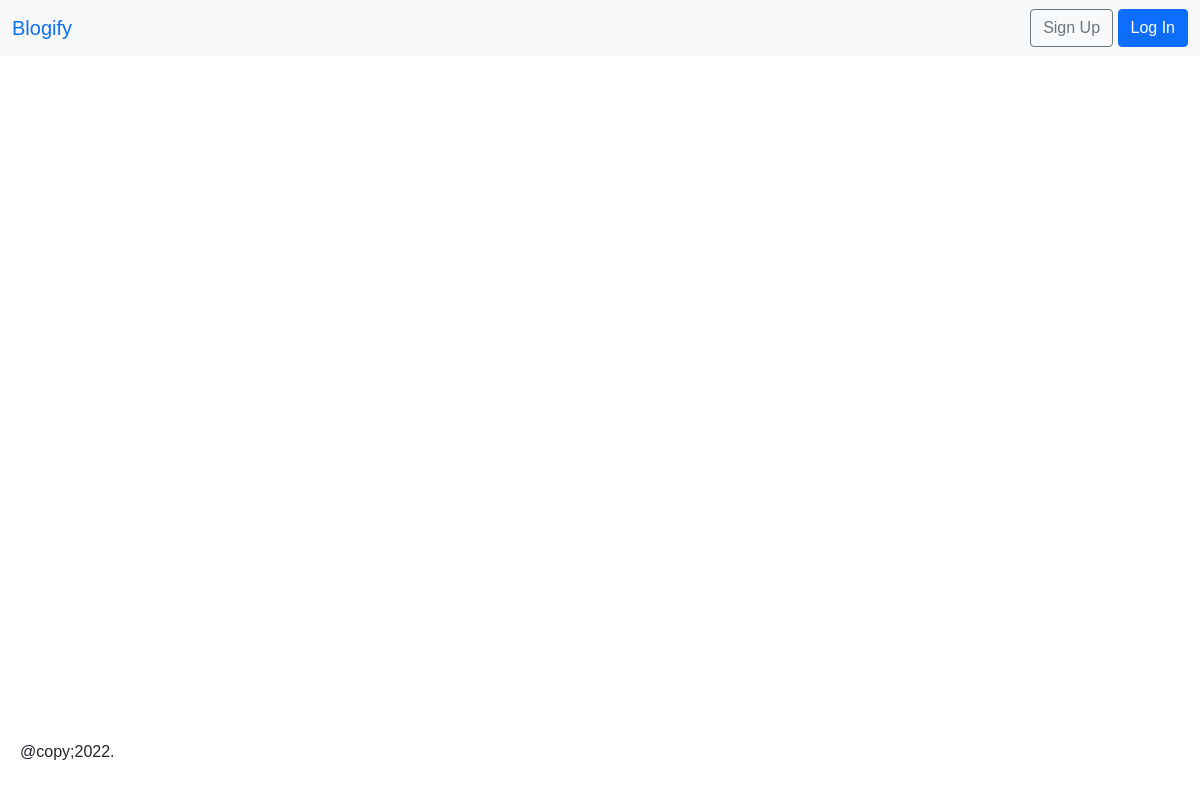
The app's page /posts/, older data.
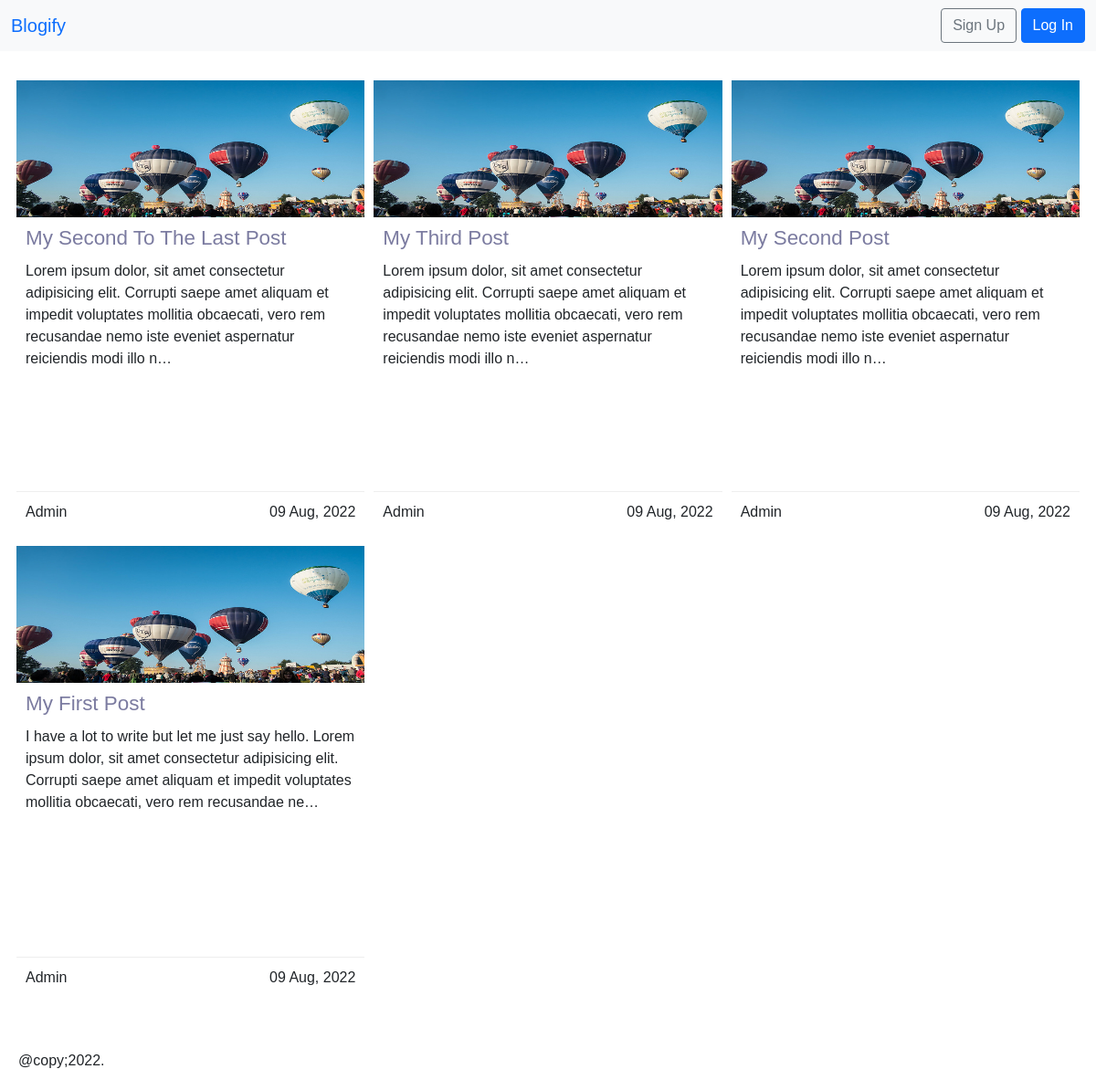
The same page, newer data.
### posts/models.py (models this page shows, shortened)
class Post(models.Model):
    STATUS_CHOICES = (
        ('draft', 'Draft'),
        ('published', 'Published'),
    )
    title = models.CharField(max_length=255)
    author = models.ForeignKey(
        get_user_model(),
        on_delete = models.CASCADE,
        related_name = 'posts'
    )
    body = models.TextField()
    publish = models.DateTimeField(default=timezone.now)
    created = models.DateTimeField(auto_now_add=True)
    updated = models.DateTimeField(auto_now=True)
    status = models.CharField(
        max_length=10,
        choices=STATUS_CHOICES,
        default='draft'
    )
    slug = models.SlugField(
        max_length=255,
        blank=True,
        null= True
    )
    class Meta:
        ordering = ('-publish',)

### users/models.py (models this page shows)
class CustomUser(AbstractUser):
    pass

### posts/views.py (the view)
# urls.py: path('', PostListView.as_view(), name='post_list'),
class PostListView(ListView):
    model = Post
    template_name = 'blog/post_list.html'
    context_object_name = 'posts'
    paginate_by = 9
    def get_queryset(self):
        return Post.objects.filter(status='published')

### templates/blog/post_list.html (shortened to what this page needs)
{% extends '_base.html' %}
{% block content %}
    <section class="post-cards">
        {% for post in posts %}
            <div class="post-card">
                <div class="post-card-header">
                    <img src="../../static/assets/balloons.jpg" alt="" />
                </div>
                <div class="post-card-content">
                    <h4><a href="{% url 'post_detail' pk=post.pk %}">{{ post.title|title }}</a></h4>
                    <p>{{ post.body|truncatechars:200 }}</p>
                </div>
                <div class="post-card-footer">
                    <p>{{ post.author.username|title }}</p>
                    <p class="post-date">{{ post.publish|date:"d M, Y" }}</p>
                </div>
            </div>
        {% endfor %}
    </section>
{% endblock content %}

### templates/_base.html (shortened to what this page needs)
{% load static %}
<!DOCTYPE html>
<html lang="en">
<head>
    <link rel="stylesheet" href="https://cdn.jsdelivr.net/npm/bootstrap@5.1.3/dist/css/bootstrap.min.css">
    <link rel="stylesheet" href="{% static 'css/base.css' %}">
</head>
<body>
    {% block body %}
    <header>
        <nav class="navbar navbar-expand-lg bg-light">
            <div class="container-fluid">
              <a class="navbar-brand" href="{% url 'home' %}">Blogify</a>
              {% if user.is_authenticated %}
              <div class="collapse navbar-collapse" id="navbarSupportedContent">
                <ul class="navbar-nav me-auto mb-2 mb-lg-0">
                  <li class="nav-item">
                    <a class="nav-link active" aria-current="page" href="#">Home</a>
                  </li>
                  <li class="nav-item">
                    <a class="nav-link" href="{% url 'post_list' %}">All Posts</a>
                  </li>
                  <li class="nav-item dropdown">
                    <a class="nav-link dropdown-toggle" href="#" role="button" data-bs-toggle="dropdown" aria-expanded="false">
                      {{ user.username }}
                    </a>
                    <ul class="dropdown-menu">
                      <li><a class="dropdown-item" href="#">Profile</a></li>
                      <li><a class="dropdown-item" href="{% url 'password_change' %}">Change Password</a></li>
                      <li><hr class="dropdown-divider"></li>
                      <li><a class="dropdown-item" href="{% url 'logout' %}">Logout</a></li>
                    </ul>
                  </li>
                </ul>
                <form class="d-flex" role="search">
                  <input class="form-control me-2" type="search" placeholder="Search" aria-label="Search">
                  <button class="btn btn-outline-success" type="submit">Search</button>
                </form>
              </div>
              {% else %}
              <form action="form-inline ml-auto">
                <a href="{% url 'signup' %}" class="btn btn-outline-secondary">Sign Up</a>
                <a href="{% url 'login' %}" class="btn btn-primary ml-2">Log In</a>
              </form>
              {% endif %}
            </div>
          </nav>
    </header>
    <main>
        <div class="container">
            {% block content %}{% endblock content %}
        </div>
    </main>
    <footer>
      @copy;2022.
    </footer>
    {% endblock body %}
</body>
</html>

### static/css/base.css (style rules this page uses)
*, body { margin: 0; padding: 0; box-sizing: border-box; }
body { font-family: 'Lucida Sans', 'Lucida Sans Regular', 'Lucida Grande', 'Lucida Sans Unicode', Geneva, Verdana, sans-serif; }
img { max-width: 100%; }
h4 { color: #aaa; }
a { text-decoration: none; }
main { margin: 2em 0; min-height: 75vh; }
.container { width: 99%; max-width: 1200px; margin: 0 auto; }
.post-cards { display: grid; grid-template-columns: 1fr; grid-auto-rows: 500px; grid-gap: 10px; }
.post-card { display: grid; grid-template-rows: 150px 1fr 50px; background: #fff; box-shadow: rgba(50, 50, 93, 0.25) 0px 50px 100px -20px, rgba(0, 0, 0, 0,3) 0px 30px 60px -30px, rgba(10, 37, 64, 0.35) 0px -2px 6px 0px inset; }
.post-card-header img { height: 100%; width: 100%; }
.post-card-content, .post-card-footer { padding: 10px; }
.post-card-content { line-height: 1.5; }
.post-card-content h4 { font-size: 1.4em; margin-bottom: 10px; }
.post-card-content h4 a { color: #7b7ba0; text-decoration: none; }
.post-card-footer { border-top: 1px solid #eee; display: flex; justify-content: space-between; }
footer { padding: 20px; background: #fff; }
@media screen and (min-width: 500px) { .post-cards { grid-template-columns: repeat(2, 1fr); } }
@media screen and (min-width: 1000px) { .post-cards { grid-template-columns: repeat(3, 1fr); } }

Row changes from the older to the newer data that the page shows:
added Post: title "My Second To The Last Post", body "Lorem ipsum dolor, sit amet consectetur adipisicing elit. Corrupti saepe amet aliquam et impedit voluptates mollitia obcaecati, vero rem recusandae nemo iste eveniet aspernatur reiciendis modi illo n…", author.username "Admin", publish "09 Aug, 2022"
added Post: title "My Third Post", body "Lorem ipsum dolor, sit amet consectetur adipisicing elit. Corrupti saepe amet aliquam et impedit voluptates mollitia obcaecati, vero rem recusandae nemo iste eveniet aspernatur reiciendis modi illo n…", author.username "Admin", publish "09 Aug, 2022"
added Post: title "My Second Post", body "Lorem ipsum dolor, sit amet consectetur adipisicing elit. Corrupti saepe amet aliquam et impedit voluptates mollitia obcaecati, vero rem recusandae nemo iste eveniet aspernatur reiciendis modi illo n…", author.username "Admin", publish "09 Aug, 2022"
added Post: title "My First Post", body "I have a lot to write but let me just say hello. Lorem ipsum dolor, sit amet consectetur adipisicing elit. Corrupti saepe amet aliquam et impedit voluptates mollitia obcaecati, vero rem recusandae ne…", author.username "Admin", publish "09 Aug, 2022"
